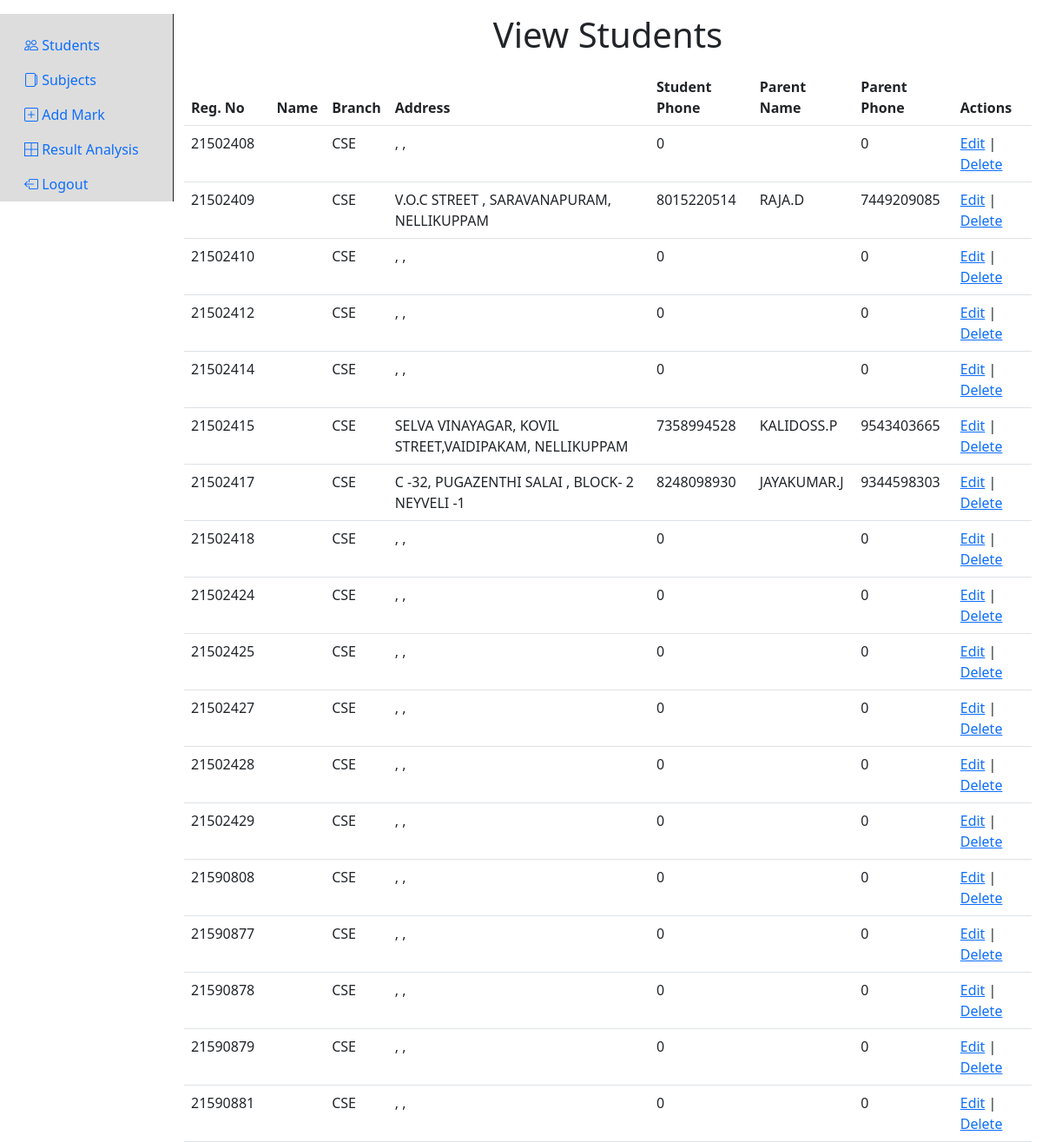
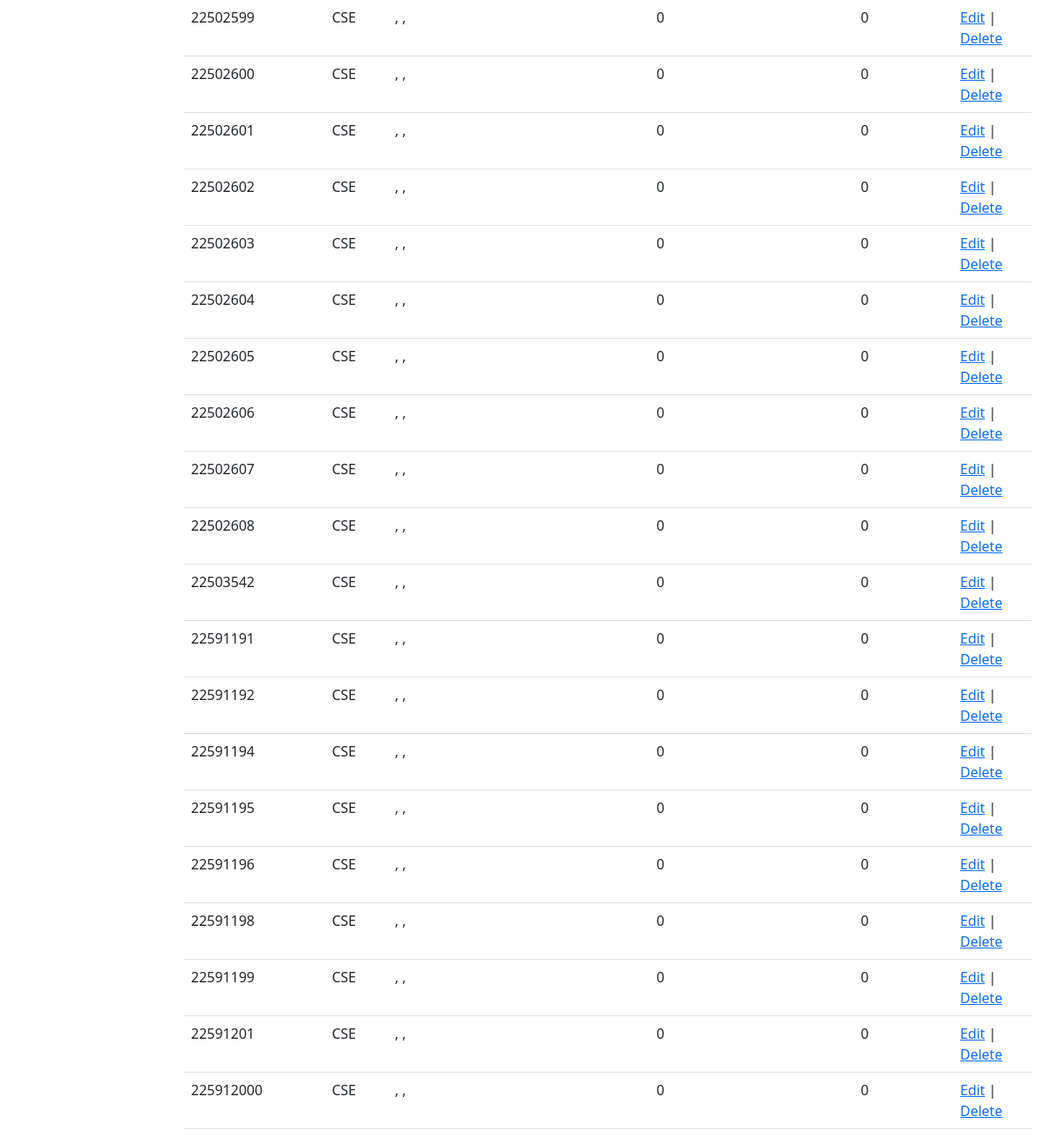
Page /mainpage.php (signed in) on the committed database (2 pictures, top to bottom).
### tables this page shows
CREATE TABLE `student_details` (
  `regno` int(11) NOT NULL,
  `stname` text NOT NULL,
  `gender` varchar(15) NOT NULL,
  `bcode` int(11) NOT NULL,
  `bname` varchar(40) NOT NULL,
  `add1` varchar(40) NOT NULL,
  `add2` varchar(40) NOT NULL,
  `add3` varchar(40) NOT NULL,
  `stu_phone` bigint(20) NOT NULL,
  `p_name` varchar(40) NOT NULL,
  `p_phone` bigint(20) NOT NULL
);

### mainpage.php (the view, shortened to what this page needs)
<?php
if(!isset($_SESSION["user_id"])){
    header("Location: index.php");
}else if(isset($_GET["deleteid"])){
    $query = "DELETE FROM `student_details` WHERE `regno` = ".$_GET["deleteid"];
    $con = mysqli_connect("localhost","root","","stu-project");
    mysqli_query($con, $query);
    $selectQuery = "SELECT * FROM `student_details`";
    $result = mysqli_query($con, $selectQuery);
}else{
    $query = "SELECT * FROM `student_details`";
    $con = mysqli_connect("localhost","root","","stu-project");
    $result = mysqli_query($con, $query);
}
?>
<!DOCTYPE html>
<html lang="en">
<head>
    <link href="https://cdn.jsdelivr.net/npm/bootstrap@5.3.0-alpha1/dist/css/bootstrap.min.css" rel="stylesheet">
    <link rel="stylesheet" href="https://cdn.jsdelivr.net/npm/bootstrap-icons@1.10.3/font/bootstrap-icons.css">
</head>
<body>
    <div class="container-fluid">
        <div class="row mt-3">
            <?php include("sidebar.php"); ?>
            <div class="col-10">
                <div class="row">
                    <div class="col">
                        <h1 class="title mb-3">View Students</h1>
                        <div class="table-responsive">
                            <table class="table table-hover">
                                <thead>
                                    <tr>
                                        <th>Reg. No</th>
                                        <th>Name</th>
                                        <th>Branch</th>
                                        <th>Address</th>
                                        <th>Student Phone</th>
                                        <th>Parent Name</th>
                                        <th>Parent Phone</th>
                                        <th>Actions</th>
                                    </tr>
                                </thead>
                                <tbody>
                                    <?php if($result){
                                        $rows = mysqli_num_rows($result);
                                        if($rows===0){
                                    ?>
                                    <tr>
                                        <td colspan="8" align="center">No Records Found</td>
                                    </tr>
                                    <?php }else{
                                        while($row = mysqli_fetch_array($result, MYSQLI_ASSOC)){ ?>
                                        <tr>
                                            <td><?php echo $row["regno"]; ?></td>
                                            <td><?php echo $row["sname"]; ?></td>
                                            <td><?php echo $row["bname"]; ?></td>
                                            <td><?php echo $row["add1"]; ?>, <?php echo $row["add2"]; ?>, <?php echo $row["add3"]; ?></td>
                                            <td><?php echo $row["stu_phone"]; ?></td>
                                            <td><?php echo $row["p_name"]; ?></td>
                                            <td><?php echo $row["p_phone"]; ?></td>
                                            <td>
                                                <a href="edit-student.php?id=<?php echo $row["regno"]; ?>">Edit</a> | <a href="?deleteid=<?php echo $row["regno"]; ?>">Delete</a>
                                            </td>
                                        </tr>
                                    <?php
                                    }
                                    } } ?>
                                </tbody>
                            </table>
                        </div>
                    </div>
                </div>
            </div>
        </div>
    </div>
</body>
</html>

### sidebar.php
<div class="col-2 pt-3 h-100 dontprint" style="background:#ddd;border-right:1px solid #222">
  <ul class="nav nav-pills flex-column">
    <li class="nav-item">
      <a href="mainpage.php" class="nav-link">
        <i class="bi bi-people"></i> Students
      </a>
    </li>
    <li class="nav-item">
      <a href="subjects.php" class="nav-link">
        <i class="bi bi-files-alt"></i> Subjects
      </a>
    </li>
    <li class="nav-item">
      <a href="add-mark.php" class="nav-link">
        <i class="bi bi-plus-square"></i> Add Mark
      </a>
    </li>
    <li class="nav-item">
      <a href="result-analysis.php" class="nav-link">
        <i class="bi bi-border-all"></i> Result Analysis
      </a>
    </li>
    <li class="nav-item">
      <a href="logout.php" class="nav-link">
        <i class="bi bi-box-arrow-left"></i> Logout
      </a>
    </li>
  </ul>
</div>

### mainpage.php (style rules this page uses)
html,body { margin:0; padding:0; height:100%; }
h1.title { margin:0; text-align:center; }

### rows in the picture
student_details: regno "21502408", bname "CSE", stu_phone "0", p_phone "0"
student_details: regno "21502409", bname "CSE", add1 "V.O.C STREET", add2 "SARAVANAPURAM", add3 "NELLIKUPPAM", stu_phone "8015220514", p_name "RAJA.D", p_phone "7449209085"
student_details: regno "21502410", bname "CSE", stu_phone "0", p_phone "0"
student_details: regno "21502412", bname "CSE", stu_phone "0", p_phone "0"
student_details: regno "21502414", bname "CSE", stu_phone "0", p_phone "0"
student_details: regno "21502415", bname "CSE", add1 "SELVA VINAYAGAR", add2 "KOVIL STREET,VAIDIPAKAM", add3 "NELLIKUPPAM", stu_phone "7358994528", p_name "KALIDOSS.P", p_phone "9543403665"
student_details: regno "21502417", bname "CSE", add1 "C -32", add2 "PUGAZENTHI SALAI", add3 "BLOCK- 2 NEYVELI -1", stu_phone "8248098930", p_name "JAYAKUMAR.J", p_phone "9344598303"
student_details: regno "21502418", bname "CSE", stu_phone "0", p_phone "0"
student_details: regno "21502424", bname "CSE", stu_phone "0", p_phone "0"
student_details: regno "21502425", bname "CSE", stu_phone "0", p_phone "0"
student_details: regno "21502427", bname "CSE", stu_phone "0", p_phone "0"
student_details: regno "21502428", bname "CSE", stu_phone "0", p_phone "0"
student_details: regno "21502429", bname "CSE", stu_phone "0", p_phone "0"
student_details: regno "21590808", bname "CSE", stu_phone "0", p_phone "0"
student_details: regno "21590877", bname "CSE", stu_phone "0", p_phone "0"
student_details: regno "21590878", bname "CSE", stu_phone "0", p_phone "0"
student_details: regno "21590879", bname "CSE", stu_phone "0", p_phone "0"
student_details: regno "21590881", bname "CSE", stu_phone "0", p_phone "0"
student_details: regno "22502599", bname "CSE", stu_phone "0", p_phone "0"
student_details: regno "22502600", bname "CSE", stu_phone "0", p_phone "0"
student_details: regno "22502601", bname "CSE", stu_phone "0", p_phone "0"
student_details: regno "22502602", bname "CSE", stu_phone "0", p_phone "0"
student_details: regno "22502603", bname "CSE", stu_phone "0", p_phone "0"
student_details: regno "22502604", bname "CSE", stu_phone "0", p_phone "0"
student_details: regno "22502605", bname "CSE", stu_phone "0", p_phone "0"
student_details: regno "22502606", bname "CSE", stu_phone "0", p_phone "0"
student_details: regno "22502607", bname "CSE", stu_phone "0", p_phone "0"
student_details: regno "22502608", bname "CSE", stu_phone "0", p_phone "0"
student_details: regno "22503542", bname "CSE", stu_phone "0", p_phone "0"
student_details: regno "22591191", bname "CSE", stu_phone "0", p_phone "0"
student_details: regno "22591192", bname "CSE", stu_phone "0", p_phone "0"
student_details: regno "22591194", bname "CSE", stu_phone "0", p_phone "0"
student_details: regno "22591195", bname "CSE", stu_phone "0", p_phone "0"
student_details: regno "22591196", bname "CSE", stu_phone "0", p_phone "0"
student_details: regno "22591198", bname "CSE", stu_phone "0", p_phone "0"
student_details: regno "22591199", bname "CSE", stu_phone "0", p_phone "0"
student_details: regno "22591201", bname "CSE", stu_phone "0", p_phone "0"
student_details: regno "225912000", bname "CSE", stu_phone "0", p_phone "0"
